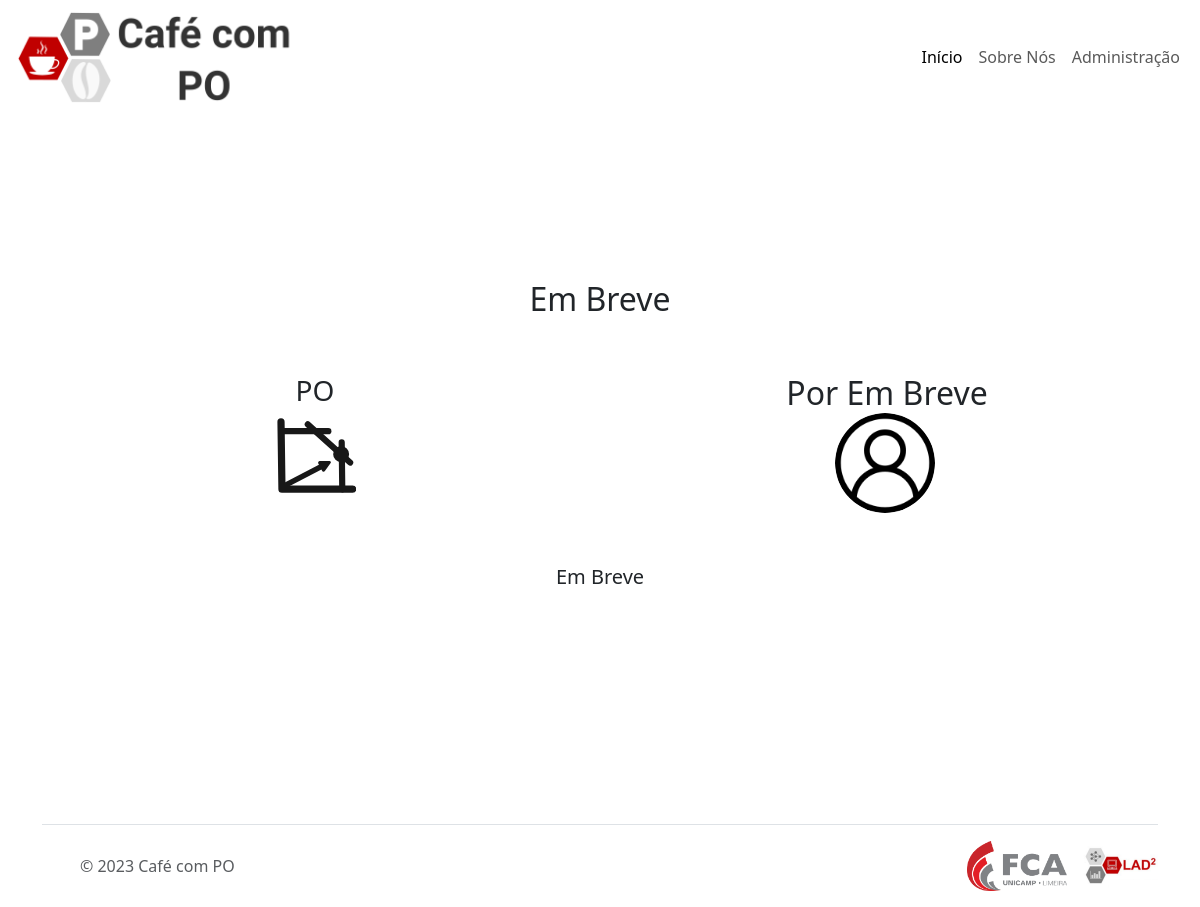
Page /events/2/ on the earlier database version.
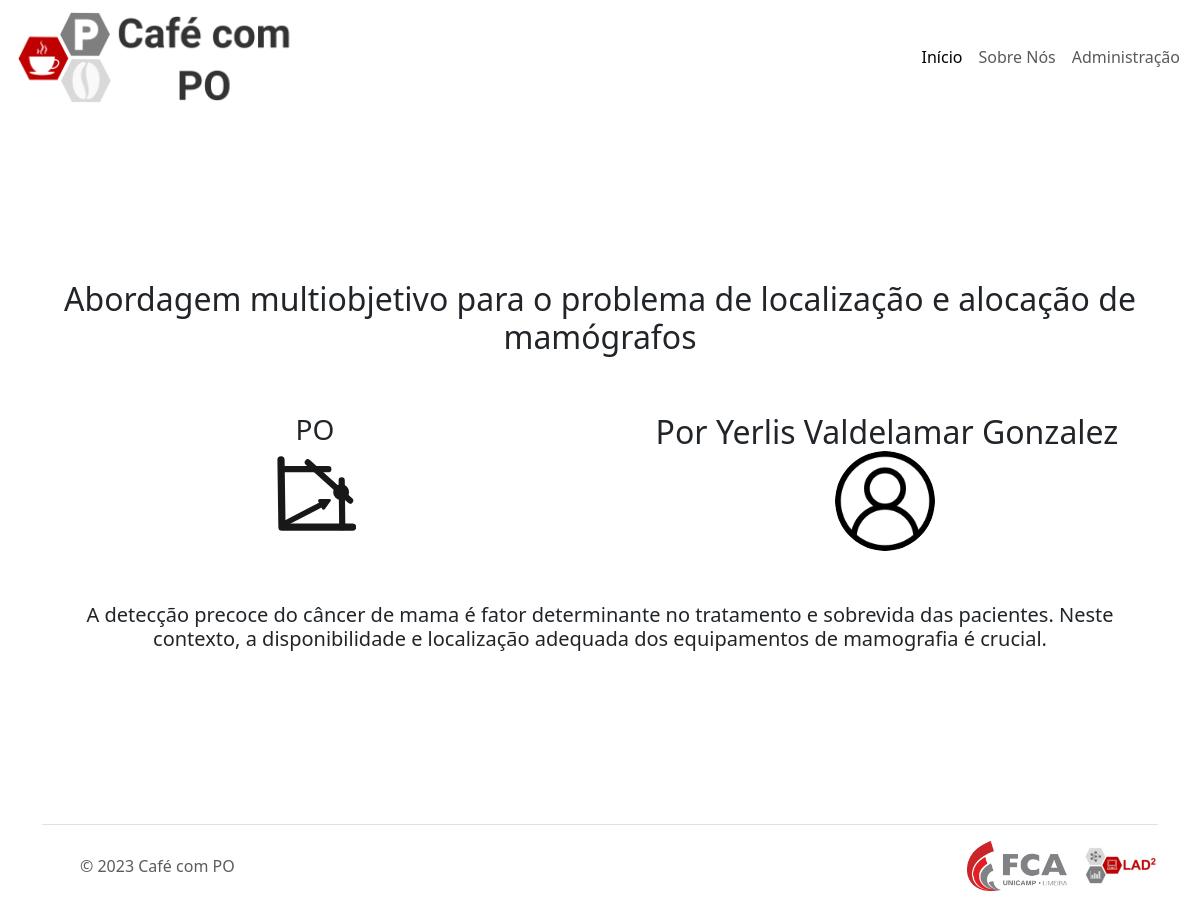
Same page on the later database version.
### events/models.py (models this page shows, shortened)
class Event(models.Model):
    CATEGORY = [
        ('PO', 'PO'),
        ('IA', 'IA'),
        ('MODE', 'Modelagem'),
        ('MCDA', 'MCDA'),
        ('DS', 'Data Science'),
        ('SIMU', 'Simulação')
    ]
    category = models.CharField(max_length=5, choices=CATEGORY)
    date = models.DateField()
    hour = models.TimeField()
    locale = models.CharField(max_length=100)
    title = models.CharField(default='Em Breve', max_length=100, blank=True)
    speaker_id = models.ForeignKey(Speaker, null=True, blank=True, on_delete=models.CASCADE)
    description = models.TextField(default='', max_length=1024)
    file = models.FileField(null=True, blank=True,upload_to="mediafiles/pdfs")

class Speaker(models.Model):
    name = models.CharField(default='Em Breve', max_length=100)
    photo = models.FileField(null=True, blank=True)
    description = models.TextField(null=True, blank=True, default='', max_length=500)

### events/views.py (the view)
# urls.py: path('events/', EventsView.as_view(), name='events-list'),
class EventsView(View):
    template_list = 'events/events_list.html'
    template_detail = 'events/event_detail.html'
    def get(self, request, event_id=None):
        if event_id is None:
            events = Event.objects.all()
            template = self.template_list
            context = {'events': events}
        else:
            event = get_object_or_404(Event, pk=event_id)
            template = self.template_detail
            context = {'event': event}
        return render(request, template, context)

### templates/events/event_detail.html (shortened to what this page needs)
{% extends 'shared/base.html' %}
{% load static %}
{% block content %}
<div class="container text-center vh-100 ">
    <div style="padding-top: 35vh;"></div>
    <div class="row">
        <h2>
            {{event.title}}
        </h2>
    </div>
    <div class="row pt-5">
        <div class="col">
            <div class="d-flex align-items-center flex-column">
                <div class="w-50">
                    <div class="d-flex flex-column align-items-center">
                        <h3>{{event.get_category_display}}</h1>
                        <img class="home__card__image__icon " src="{% static 'images/icons/'|add:event.get_category_display %}.svg" alt="Ícone"/>
                    </div>
                </div>
            </div>
        </div>
        <div class="col">
            <div class="d-flex align-items-center flex-column">
                <div class="text-center">
                    <h2 class="ps-1 card-title"> Por {{ event.speaker_id.name }}</h3>
                    <div class="d-flex flex-column align-items-center w-100 pb-1">
                      {% if event.speaker_id.photo %}
                        <img class="rounded-circle" alt="avatar1" src="{{ event.speaker_id.photo.url }}" width="100" />
                      {% else %}
                        <img class="rounded-circle" alt="avatar1" src="{% static 'images/no_photo.png' %}" width="100" />
                      {% endif %}
                    </div>
                </div>
            </div>
        </div>
    </div>
    <div class="row pt-5">
        <div class="align-items-center d-flex flex-column max-vw-90">
            <h5 class="text-center">
                {{event.description}}
            </h5>
        </div>
    </div>
</div>
{% endblock %}

Differences in the rows shown:
changed Event "PO": title "Em Breve" → "Abordagem multiobjetivo para o problema de localização e alocação de mamógrafos"; speaker_id.name "Em Breve" → "Yerlis Valdelamar Gonzalez"; description "Em Breve" → "A detecção precoce do câncer de mama é fator determinante no tratamento e sobrevida das pacientes. Neste contexto, a disponibilidade e localização adequada dos equipamentos de mamografia é crucial."; speaker_id.photo: picture removed
